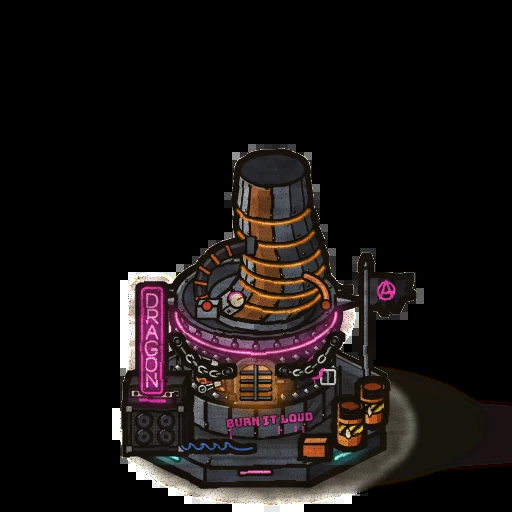
#> input picture art/cel/raw/towers/dragon-base.webp, 512 x 512 px
$ python -i celshade.py   (imports and definitions only)
#> lines starting #> are read from the running program, lines starting #| are printed output that depends on the picture
#> further down, picture is the input picture: shape (512, 512, 3); mean B, G, R 18.7, 19.4, 24.8
"""The game's cel-shaded look, one filter for the map, the towers and the characters (Borderlands-style):

1. Split: an edge-preserving smooth gives the broad light and shade of each surface; what it smooths away is the
   painted detail (texture, small marks).
2. Bands: that broad light snapped to a few flat tones with narrow soft steps between them (the hard-edged shadow of
   cel shading); part of the detail laid back on top, so surfaces stay hand-painted; the colour a little richer.
3. Ink: dark lines where the flattened image has a real edge (a difference of Gaussians, thresholded), in a warm
   near-black.
4. Hatching: short diagonal strokes in the darkest band (they run lower-left to upper-right, across the light that
   comes from the upper left), broken up so they read as drawn.

    cel(bgr, alpha=None, px=1.0, **tune) -> bgr (float32)

px is how many of the image's pixels make one pixel of the 1x map, so line widths and hatch spacing come out the same
size on screen for every asset (the map: 1; a tower layer drawn at 0.23x: about 4; a character's sheet crop: about 7).
"""
import numpy as np, cv2

INK = np.float32([14, 18, 26])   # BGR: the map's warm near-black


def _fill_transparent(bgr, alpha):
    """Spread the opaque colours into the transparent area, so filters don't drag black in at the edges."""
    if alpha is None: return bgr
    hole = (alpha < 0.5).astype(np.uint8)
    if not hole.any(): return bgr
    small = cv2.resize(bgr, None, fx=0.5, fy=0.5, interpolation=cv2.INTER_AREA)
    hs = cv2.resize(hole, (small.shape[1], small.shape[0]), interpolation=cv2.INTER_NEAREST)
    f = cv2.inpaint(np.clip(small, 0, 255).astype(np.uint8), hs, 3, cv2.INPAINT_TELEA)
    f = cv2.resize(f, (bgr.shape[1], bgr.shape[0]), interpolation=cv2.INTER_LINEAR).astype(np.float32)
    return np.where(hole[..., None] > 0, f, bgr)


def smoothstep(a, b, x):
    t = np.clip((x - a) / (b - a), 0, 1); return t * t * (3 - 2 * t)


def cel(bgr, alpha=None, px=1.0, levels=5, bands=1.0, soft=0.06, detail=0.75, chroma=1.12, ink=0.8, ink_k=1.0,
        ink_min=10, hatch=0.5, flat=0.35, outline=True, seed=0):
#> called with px = 1, levels = 5, bands = 1, soft = 0.06, detail = 0.75, chroma = 1.12, ink = 0.8, ink_k = 1
    bgr = _fill_transparent(bgr.astype(np.float32), alpha)
    h, w = bgr.shape[:2]
#> h = 512; w = 512
    # 1. split: the broad light and shade, and the painted detail
    lab0 = cv2.cvtColor(np.clip(bgr, 0, 255).astype(np.uint8), cv2.COLOR_BGR2LAB).astype(np.float32)
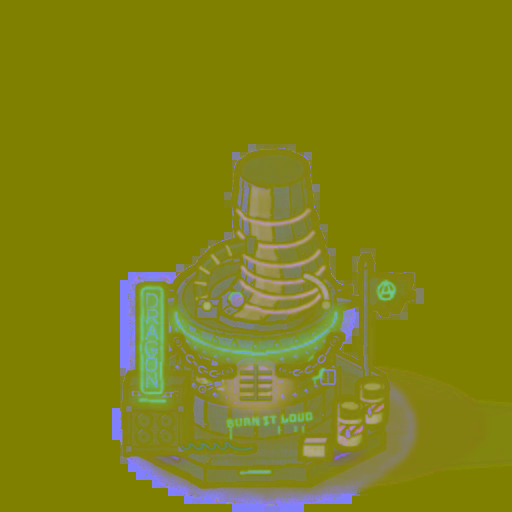
#> lab0: shape (512, 512, 3) float32; mean B, G, R 21.5, 130.2, 129.3
    f = cv2.edgePreservingFilter(np.clip(bgr, 0, 255).astype(np.uint8), flags=cv2.RECURS_FILTER, sigma_s=max(6, 16 * px), sigma_r=flat)
    labf = cv2.cvtColor(f, cv2.COLOR_BGR2LAB).astype(np.float32)
    L, A, B = labf[..., 0], lab0[..., 1] - 128, lab0[..., 2] - 128
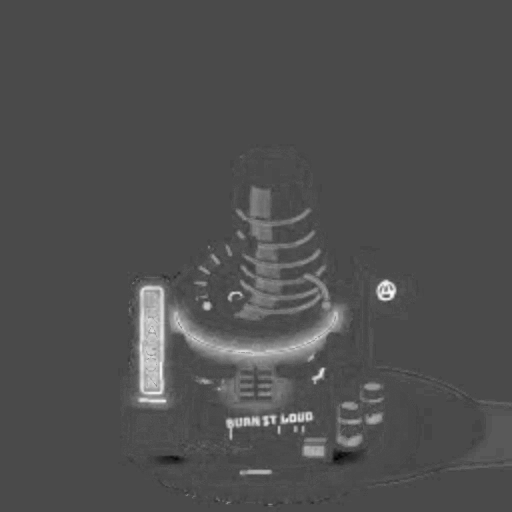
#> A: shape (512, 512) float32; min -31, max 75, mean 2.2; drawn with min black and max white
    det = lab0[..., 0] - L
    # 2. bands: flat tones with narrow soft steps, the detail back on top
    step = 255 / levels
    t = L / step; base = np.floor(t); fr = t - base
    Lq = (base + smoothstep(0.5 - soft, 0.5 + soft, fr)) * step
    Lc = L * (1 - bands) + Lq * bands + det * detail
    out = cv2.cvtColor(np.clip(np.dstack([Lc, A * chroma + 128, B * chroma + 128]), 0, 255).astype(np.uint8), cv2.COLOR_LAB2BGR).astype(np.float32)
    # 3. ink: the dark side of real edges
    s1 = max(0.6, 0.7 * px)
    dog = cv2.GaussianBlur(L, (0, 0), s1) - cv2.GaussianBlur(L, (0, 0), s1 * 1.8)
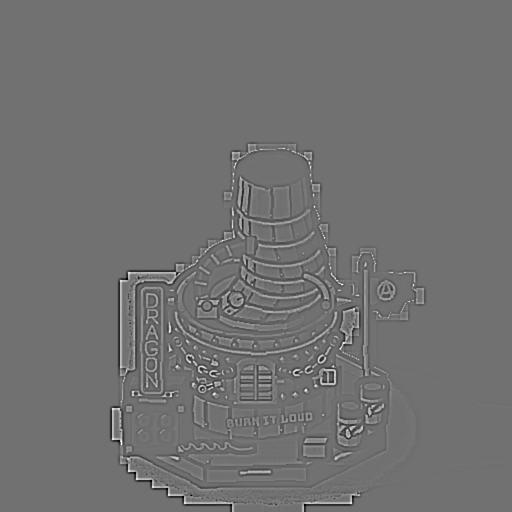
#> dog: shape (512, 512) float32; min -48.18, max 60.19, mean 0; drawn with min black and max white
    line = smoothstep(4 * ink_k, 11 * ink_k, -dog)
    # only lines long enough to be real edges: drop the specks
    n, lbl, st, _ = cv2.connectedComponentsWithStats((line > 0.4).astype(np.uint8), connectivity=8)
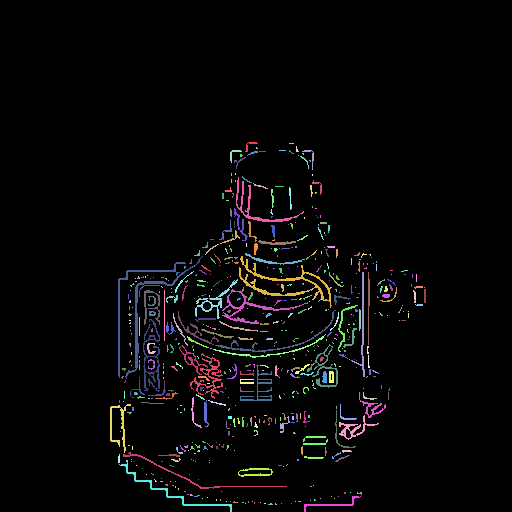
#> lbl: shape (512, 512) int32; 557 distinct labels, from 0 to 556; one colour per label, 0 black
#> n = 557; st = 557 rows, first 6: [0, 0, 512, 512, 250443], [245, 142, 13, 10, 35], [289, 143, 5, 1, 5], [256, 147, 2, 2, 3], [296, 146, 3, 6, 10], [230, 150, 12, 13, 40]
    big = np.zeros(n, bool); big[1:] = np.maximum(st[1:, cv2.CC_STAT_WIDTH], st[1:, cv2.CC_STAT_HEIGHT]) >= ink_min * px
    line = line * cv2.dilate(big[lbl].astype(np.uint8), np.ones((3, 3), np.uint8))
    if alpha is not None and outline:   # and round the silhouette
        a = (alpha > 0.5).astype(np.float32)
        k = max(1, int(round(0.9 * px)))
        edge = a - cv2.erode(a, cv2.getStructuringElement(cv2.MORPH_ELLIPSE, (2 * k + 1, 2 * k + 1)))
        line = np.maximum(line, cv2.GaussianBlur(edge, (0, 0), 0.5 * px + 0.3))
    out = out * (1 - ink * line[..., None]) + INK * ink * line[..., None]
    # 4. hatching in the darkest band
    if hatch > 0:
        yy, xx = np.mgrid[0:h, 0:w].astype(np.float32)
        period = 3.2 * px
        stroke = np.clip((np.cos(2 * np.pi * (xx + yy) / period) - 0.35) * 2.2, 0, 1)
        r = np.random.default_rng(seed)
        breaks = cv2.resize(r.random((h // max(2, int(3 * px)) + 2, w // max(2, int(3 * px)) + 2)).astype(np.float32), (w, h), interpolation=cv2.INTER_NEAREST)
        breaks = cv2.GaussianBlur(breaks, (0, 0), 0.6 * px)
        dark = 1 - smoothstep(step * 1.1, step * 1.7, Lc)
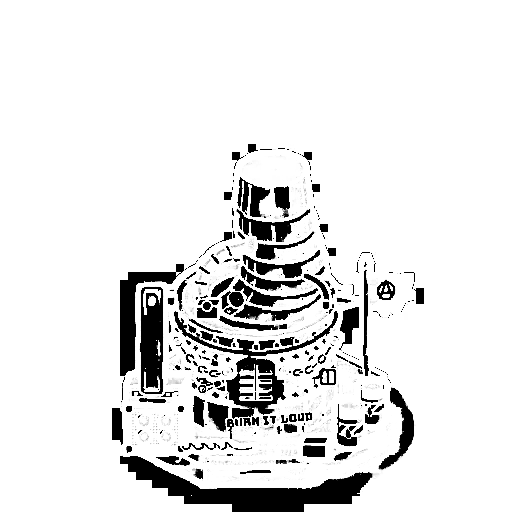
#> dark: shape (512, 512) float32; min 0, max 1, mean 0.898
        hm = stroke * dark * smoothstep(0.35, 0.55, breaks)
#> call 4 of smoothstep, with a = 0.35, b = 0.55
#> in smoothstep (call 4), `t = np.clip((x - a) / (b - a), 0, 1)`:
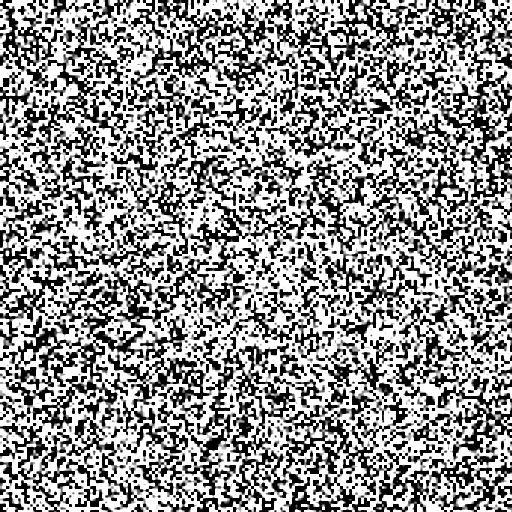
#> t: shape (512, 512) float32; min 0, max 1, mean 0.569
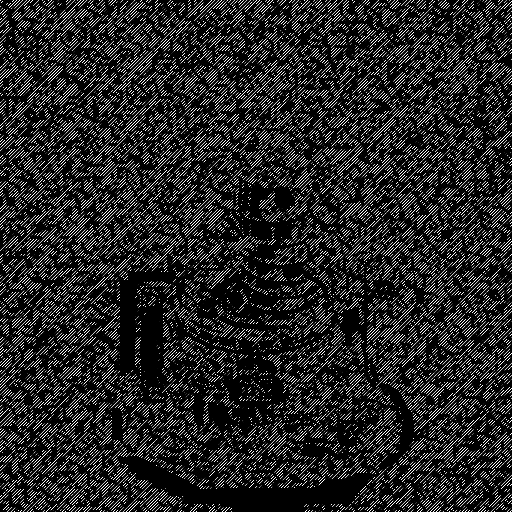
#> hm: shape (512, 512) float32; min 0, max 1, mean 0.15
        out = out * (1 - hatch * hm[..., None]) + INK * hatch * hm[..., None]
    return np.clip(out, 0, 255)

>>> import cv2
>>> picture = cv2.imread('raw/towers/dragon-base.webp')
>>> result = cel(picture)

$ run again, on art/cel/raw/towers/garage-base.webp
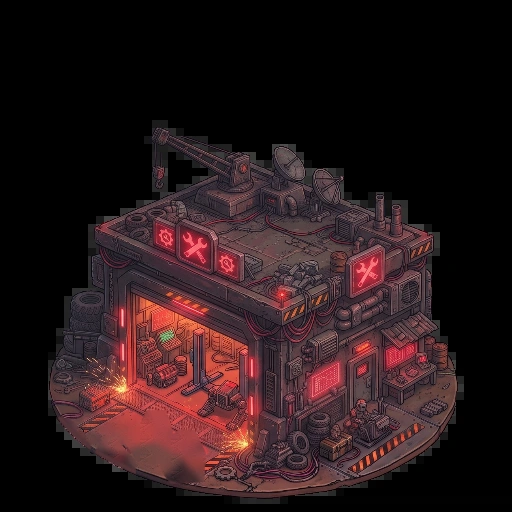
#> input picture art/cel/raw/towers/garage-base.webp, 512 x 512 px
#> picture is the input picture: shape (512, 512, 3); mean B, G, R 25.8, 23.9, 41.1
#> in cel, `n, lbl, st, _ = cv2.connectedComponentsWithStats((line > 0.4).astype(n..`:
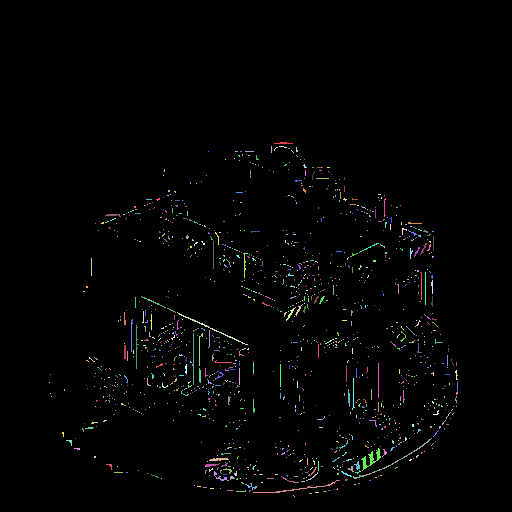
#> lbl: shape (512, 512) int32; 1262 distinct labels, from 0 to 1261; one colour per label, 0 black
#> n = 1262; st = 1262 rows, first 6: [0, 0, 512, 512, 257049], [274, 142, 19, 2, 26], [271, 146, 1, 7, 7], [274, 147, 4, 4, 5], [279, 146, 8, 2, 8], [296, 147, 2, 5, 7]
#> in cel, `hm = stroke * dark * smoothstep(0.35, 0.55, breaks)`:
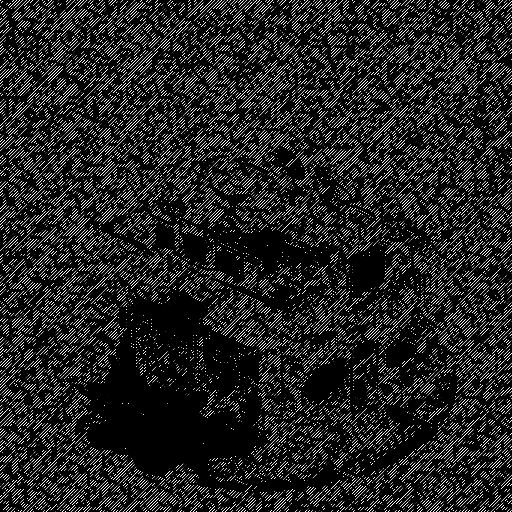
#> hm: shape (512, 512) float32; min 0, max 1, mean 0.139
